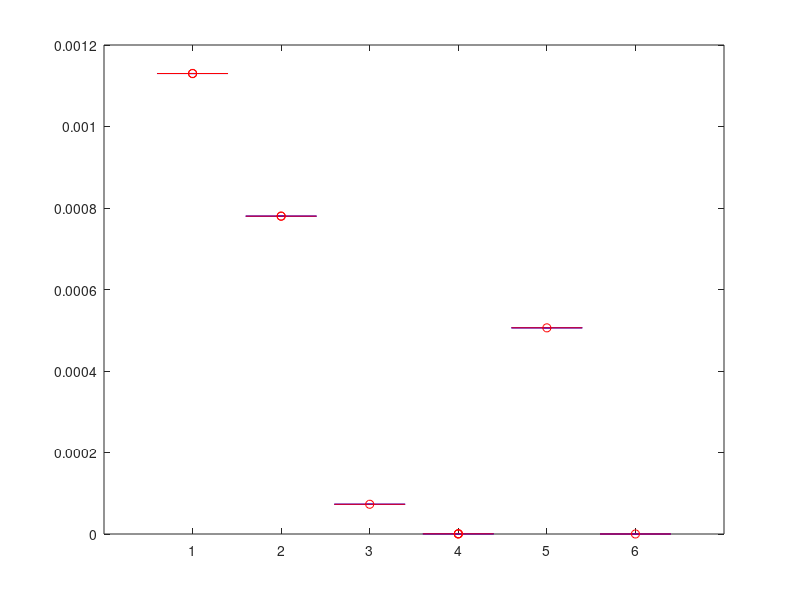

The MATLAB script that drew this image: (Note: this script raises an error after producing the figure.)
    close all
    clear 
    clc

% rng(1);  % For reproducibility
x1 = normrnd(1.13E-03,1.18E-07,100,1);
x2 = normrnd(7.8E-04,3.51E-08,100,1);
x3 = normrnd(7.3E-05,8.13E-09,100,1);
x4 = normrnd(3.91E-07,1.35E-14,100,1);
x5 = normrnd(5.06E-04,3.68E-08,100,1);
x6 = normrnd(3.45E-08,1.19E-15,100,1);

figure
boxplot([x1,x2,x3,x4,x5,x6],'Symbol','o','OutlierSize',3)


 % 坐标区域属性设置
ax=gca;hold on;
ax.LineWidth=1.1;
ax.FontSize=14;
% ax.FontName='SimHei';
ax.XTickLabelRotation=0;
ax.XTickLabel={'DRPedESN','DHESN','PRESN','EESN','ESN','SDESN'};
ax.YLabel.String='log(value)';
ax.Title.String=('Boxplot');
ax.Title.FontSize=14;
% 写入excel
% wexcel(Y,Function_name);

% 修改线条粗细
lineObj=findobj(gca,'Type','Line');
for i=1:length(lineObj)
    lineObj(i).LineWidth=1.5;
    lineObj(i).MarkerFaceColor=[1,1,1].*.3;
    lineObj(i).MarkerEdgeColor=[1,1,1].*.3;
end

